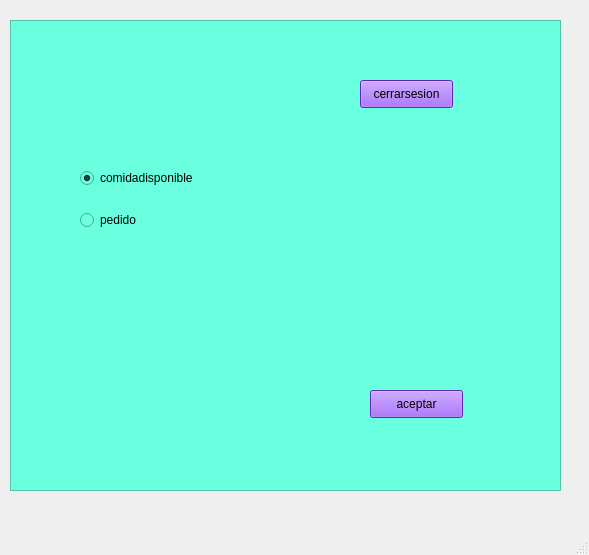
<?xml version="1.0" encoding="UTF-8"?>
<ui version="4.0">
 <class>MainWindow</class>
 <widget class="QMainWindow" name="MainWindow">
  <property name="geometry">
   <rect>
    <x>0</x>
    <y>0</y>
    <width>589</width>
    <height>555</height>
   </rect>
  </property>
  <property name="windowTitle">
   <string>MainWindow</string>
  </property>
  <widget class="QWidget" name="centralwidget">
   <widget class="QFrame" name="frame">
    <property name="geometry">
     <rect>
      <x>10</x>
      <y>20</y>
      <width>551</width>
      <height>471</height>
     </rect>
    </property>
    <property name="styleSheet">
     <string notr="true">background-color: rgb(105, 255, 223);</string>
    </property>
    <property name="frameShape">
     <enum>QFrame::StyledPanel</enum>
    </property>
    <property name="frameShadow">
     <enum>QFrame::Raised</enum>
    </property>
    <widget class="QPushButton" name="aceptar">
     <property name="geometry">
      <rect>
       <x>360</x>
       <y>370</y>
       <width>93</width>
       <height>28</height>
      </rect>
     </property>
     <property name="styleSheet">
      <string notr="true">background-color: rgb(138, 55, 255);</string>
     </property>
     <property name="text">
      <string>aceptar</string>
     </property>
    </widget>
    <widget class="QPushButton" name="pushButton_4">
     <property name="geometry">
      <rect>
       <x>350</x>
       <y>60</y>
       <width>93</width>
       <height>28</height>
      </rect>
     </property>
     <property name="styleSheet">
      <string notr="true">background-color: rgb(138, 55, 255);</string>
     </property>
     <property name="text">
      <string>cerrarsesion</string>
     </property>
    </widget>
    <widget class="QRadioButton" name="pedido">
     <property name="geometry">
      <rect>
       <x>70</x>
       <y>190</y>
       <width>95</width>
       <height>20</height>
      </rect>
     </property>
     <property name="text">
      <string>pedido</string>
     </property>
    </widget>
    <widget class="QRadioButton" name="comidadisp">
     <property name="geometry">
      <rect>
       <x>70</x>
       <y>150</y>
       <width>131</width>
       <height>16</height>
      </rect>
     </property>
     <property name="text">
      <string>comidadisponible</string>
     </property>
     <property name="checked">
      <bool>true</bool>
     </property>
    </widget>
   </widget>
  </widget>
  <widget class="QMenuBar" name="menubar">
   <property name="geometry">
    <rect>
     <x>0</x>
     <y>0</y>
     <width>589</width>
     <height>26</height>
    </rect>
   </property>
  </widget>
  <widget class="QStatusBar" name="statusbar"/>
 </widget>
 <resources/>
 <connections/>
</ui>
